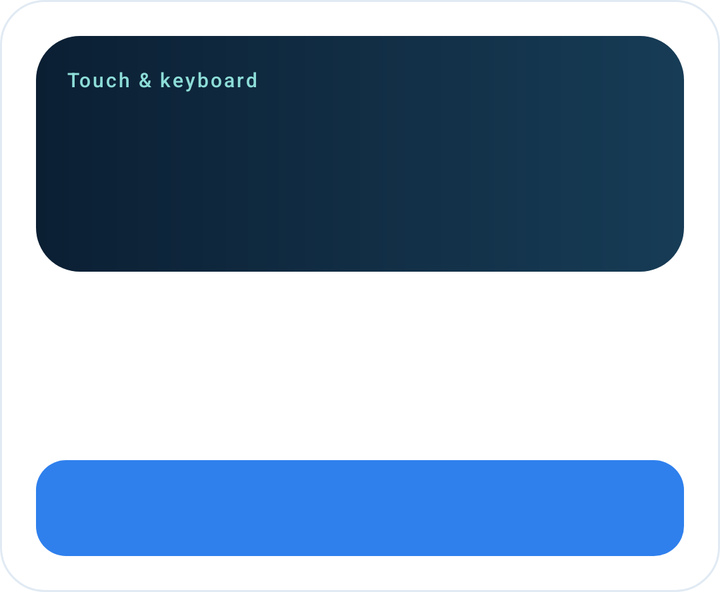
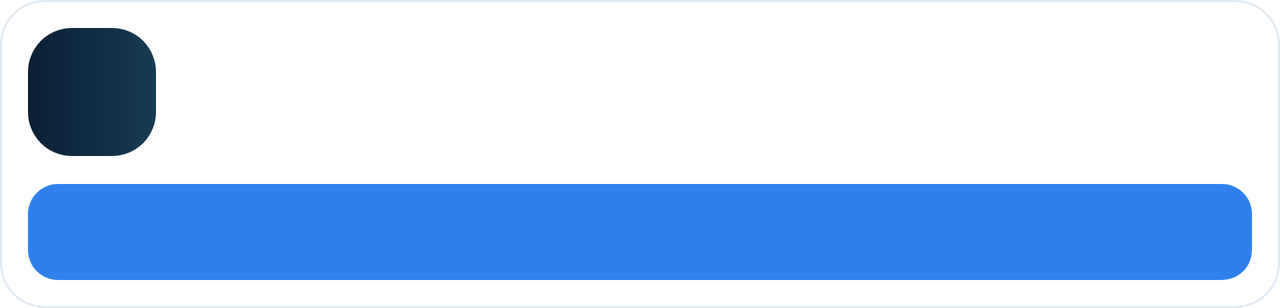

An Android layout and its configuration variant, each rendered on a device that would load it. The default file and the variant file are quoted in full after the pictures.
<!-- AndroidManifest.xml: fallback theme Theme.MaterialComponents.DayNight.NoActionBar -->
<!-- res/layout/remote_app_card.xml -->
<?xml version="1.0" encoding="utf-8"?>
<LinearLayout xmlns:android="http://schemas.android.com/apk/res/android" android:layout_width="match_parent" android:layout_height="wrap_content" android:orientation="vertical" android:padding="18dp" android:background="@drawable/remote_card" android:foreground="?android:attr/selectableItemBackground" android:descendantFocusability="blocksDescendants">
<FrameLayout android:layout_width="match_parent" android:layout_height="118dp" android:background="@drawable/remote_hint_card">
<TextView android:layout_width="wrap_content" android:layout_height="wrap_content" android:layout_margin="15dp" android:text="@string/remote_desktop_controls" android:textSize="10sp" android:letterSpacing="0.1" android:fontFamily="sans-serif-medium" android:textColor="#8DDDD8" />
<ImageView android:id="@+id/grid_image" android:layout_width="60dp" android:layout_height="60dp" android:layout_gravity="center" android:layout_marginTop="8dp" android:tint="#FFFFFF" android:importantForAccessibility="no" />
<ImageView android:id="@+id/grid_overlay" android:layout_width="22dp" android:layout_height="22dp" android:layout_gravity="top|end" android:layout_margin="15dp" android:tint="#8DDDD8" android:visibility="gone" android:importantForAccessibility="no" />
</FrameLayout>
<TextView android:id="@+id/grid_text" android:layout_width="match_parent" android:layout_height="wrap_content" android:layout_marginTop="18dp" android:textSize="22sp" android:fontFamily="sans-serif-medium" android:textColor="@color/remote_ink" />
<TextView android:id="@+id/remoteAppDescription" style="@style/RemoteBody" android:layout_width="match_parent" android:layout_height="wrap_content" android:layout_marginTop="8dp" />
<TextView android:id="@+id/remoteAppAction" android:layout_width="match_parent" android:layout_height="48dp" android:layout_marginTop="20dp" android:gravity="center" android:background="@drawable/remote_primary_button" android:textColor="#FFFFFF" android:textSize="15sp" android:fontFamily="sans-serif-medium" />
</LinearLayout>
<!-- resources referenced by this layout -->
<resources>
  <color name="remote_ink">#102033</color>
  <!-- drawable remote_card (drawable) -->
  <shape xmlns:android="http://schemas.android.com/apk/res/android"><solid android:color="@color/remote_surface"/><corners android:radius="22dp"/><stroke android:width="1dp" android:color="@color/remote_line"/></shape>
  <!-- drawable remote_hint_card (drawable) -->
  <shape xmlns:android="http://schemas.android.com/apk/res/android"><gradient android:startColor="#0B1F33" android:endColor="#173C56" android:angle="0"/><corners android:radius="22dp"/></shape>
  <!-- drawable remote_primary_button (drawable) -->
  <ripple xmlns:android="http://schemas.android.com/apk/res/android" android:color="#33FFFFFF"><item><shape><solid android:color="#2F80ED"/><corners android:radius="15dp"/></shape></item></ripple>
  <string name="remote_desktop_controls">Touch &amp; keyboard</string>
  <style name="RemoteBody">
          <item name="android:textSize">14sp</item><item name="android:textColor">@color/remote_muted</item>
          <item name="android:lineSpacingExtra">4dp</item>
      </style>
  <color name="remote_surface">#FFFFFF</color>
  <color name="remote_line">#E1EAF3</color>
  <color name="remote_muted">#526579</color>
</resources>
<!-- res/layout-land/remote_app_card.xml (the repository's variant of the layout above) -->
<!-- drawn on the phone turned sideways -->
<?xml version="1.0" encoding="utf-8"?>
<LinearLayout xmlns:android="http://schemas.android.com/apk/res/android"
    android:layout_width="match_parent" android:layout_height="wrap_content"
    android:orientation="vertical" android:padding="14dp"
    android:background="@drawable/remote_card"
    android:foreground="?android:attr/selectableItemBackground"
    android:descendantFocusability="blocksDescendants">

    <LinearLayout android:layout_width="match_parent" android:layout_height="wrap_content"
        android:gravity="center_vertical">
        <FrameLayout android:layout_width="64dp" android:layout_height="64dp"
            android:background="@drawable/remote_hint_card">
            <ImageView android:id="@+id/grid_image" android:layout_width="40dp"
                android:layout_height="40dp" android:layout_gravity="center"
                android:tint="#FFFFFF" android:importantForAccessibility="no" />
            <ImageView android:id="@+id/grid_overlay" android:layout_width="16dp"
                android:layout_height="16dp" android:layout_gravity="top|end"
                android:layout_margin="5dp" android:tint="#8DDDD8"
                android:visibility="gone" android:importantForAccessibility="no" />
        </FrameLayout>
        <LinearLayout android:layout_width="0dp" android:layout_height="wrap_content"
            android:layout_weight="1" android:layout_marginStart="14dp" android:orientation="vertical">
            <TextView android:id="@+id/grid_text" android:layout_width="match_parent"
                android:layout_height="wrap_content" android:textSize="18sp"
                android:fontFamily="sans-serif-medium" android:textColor="@color/remote_ink" />
            <TextView android:id="@+id/remoteAppDescription" style="@style/RemoteBody"
                android:layout_width="match_parent" android:layout_height="wrap_content"
                android:layout_marginTop="6dp" android:textSize="13sp" />
        </LinearLayout>
    </LinearLayout>
    <TextView android:id="@+id/remoteAppAction" android:layout_width="match_parent"
        android:layout_height="48dp" android:layout_marginTop="14dp" android:gravity="center"
        android:background="@drawable/remote_primary_button" android:textColor="#FFFFFF"
        android:textSize="15sp" android:fontFamily="sans-serif-medium" />
</LinearLayout>
<!-- resources referenced by the variant -->
<!-- as the phone turned sideways resolves them -->
<resources>
  <color name="remote_ink">#102033</color>
  <!-- drawable remote_card (drawable) -->
  <shape xmlns:android="http://schemas.android.com/apk/res/android"><solid android:color="@color/remote_surface"/><corners android:radius="22dp"/><stroke android:width="1dp" android:color="@color/remote_line"/></shape>
  <!-- drawable remote_hint_card (drawable) -->
  <shape xmlns:android="http://schemas.android.com/apk/res/android"><gradient android:startColor="#0B1F33" android:endColor="#173C56" android:angle="0"/><corners android:radius="22dp"/></shape>
  <!-- drawable remote_primary_button (drawable) -->
  <ripple xmlns:android="http://schemas.android.com/apk/res/android" android:color="#33FFFFFF"><item><shape><solid android:color="#2F80ED"/><corners android:radius="15dp"/></shape></item></ripple>
  <style name="RemoteBody">
          <item name="android:textSize">14sp</item><item name="android:textColor">@color/remote_muted</item>
          <item name="android:lineSpacingExtra">4dp</item>
      </style>
  <color name="remote_surface">#FFFFFF</color>
  <color name="remote_line">#E1EAF3</color>
  <color name="remote_muted">#526579</color>
</resources>
